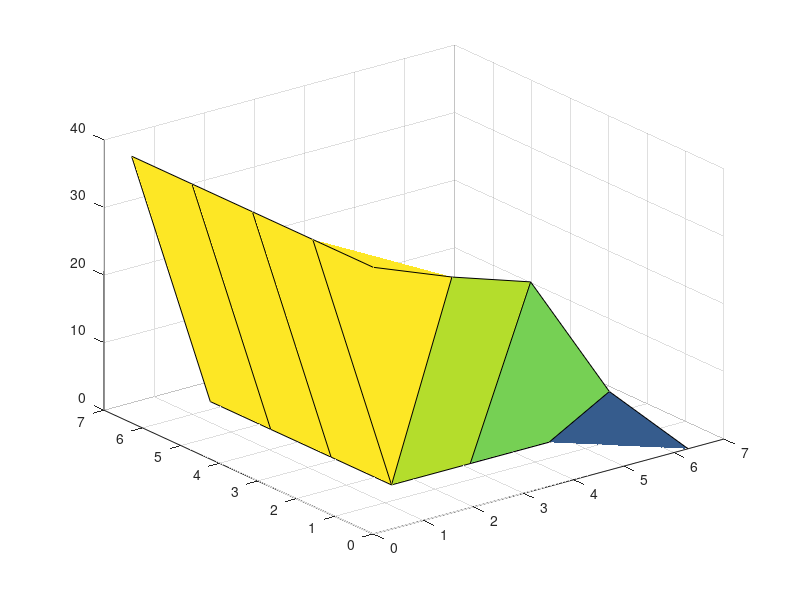

The MATLAB source for this figure:

%%%%%%%%%%%%%%%%%%%%%%%%%%%%%%%%%%%%%%%%%%%%%%%%%%%%%%%%%%%%%%%%%%%%%%%%%%
% Diffusion_project.m
%
% Chad Henry
% MECE 5397 - Sci. Comp.
% 5/9/2018
%
% Solves a 2D diffusion equation over a rectangular domain 
%
%%%%%%%%%%%%%%%%%%%%%%%%%%%%%%%%%%%%%%%%%%%%%%%%%%%%%%%%%%%%%%%%%%%%%%%%%%
clear all; close all; clc;
%user inputs
N=input('Choose "N" - the number of elements per row/column  ');

%rectangular domain
ax = 0;
ay = 0;
bx = 2*pi();
by = 2*pi();

%grid
x = linspace(ax,bx,N);
y = linspace(ay,by,N);
[X,Y] = meshgrid(x,y);
h = (bx-ax)/(N+1); 

%boundary conditions
u = zeros(N,N);
fb = ((by-y).^2).*cos(y.*pi/by);
gb = (by-y).^2.*y; 
u(1,:) = fb(1,:);    %left bound
u(1,:) = gb(1,:);    %right bound
toolong = fb(1) + ((x-ax)/(bx-ax)).*(gb(1)-fb(1));
u(:,1) = toolong(:,1); %lower bound
toolong2 = fb(N) + ((x-ax)/(bx-ax)).*(gb(N)-fb(N));
u(:,N) = toolong2(:,N);  %made up boundary, couldnt figure out ghost node

surf(X,Y,u)
